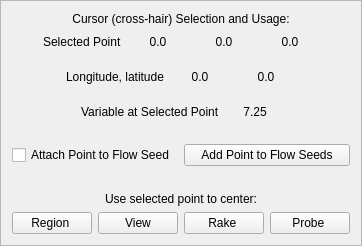
                <widget class="QFrame" name="frame8">
                 <property name="frameShape">
                  <enum>QFrame::StyledPanel</enum>
                 </property>
                 <property name="frameShadow">
                  <enum>QFrame::Raised</enum>
                 </property>
                 <layout class="QHBoxLayout">
                  <item>
                   <layout class="QVBoxLayout">
                    <item>
                     <widget class="QLabel" name="textLabel2_6">
                      <property name="text">
                       <string>Cursor (cross-hair) Selection and Usage:</string>
                      </property>
                      <property name="alignment">
                       <set>Qt::AlignCenter</set>
                      </property>
                      <property name="wordWrap">
                       <bool>false</bool>
                      </property>
                     </widget>
                    </item>
                    <item>
                     <layout class="QHBoxLayout">
                      <item>
                       <spacer name="spacer149">
                        <property name="orientation">
                         <enum>Qt::Horizontal</enum>
                        </property>
                        <property name="sizeType">
                         <enum>QSizePolicy::Expanding</enum>
                        </property>
                        <property name="sizeHint" stdset="0">
                         <size>
                          <width>21</width>
                          <height>20</height>
                         </size>
                        </property>
                       </spacer>
                      </item>
                      <item>
                       <widget class="QLabel" name="textLabel5">
                        <property name="text">
                         <string>Selected Point</string>
                        </property>
                        <property name="wordWrap">
                         <bool>false</bool>
                        </property>
                       </widget>
                      </item>
                      <item>
                       <widget class="QLabel" name="selectedXLabel">
                        <property name="minimumSize">
                         <size>
                          <width>60</width>
                          <height>0</height>
                         </size>
                        </property>
                        <property name="toolTip">
                         <string>X-coordinate of point at cross-hairs</string>
                        </property>
                        <property name="text">
                         <string>0.0</string>
                        </property>
                        <property name="alignment">
                         <set>Qt::AlignCenter</set>
                        </property>
                        <property name="wordWrap">
                         <bool>false</bool>
                        </property>
                       </widget>
                      </item>
                      <item>
                       <widget class="QLabel" name="selectedYLabel">
                        <property name="minimumSize">
                         <size>
                          <width>60</width>
                          <height>0</height>
                         </size>
                        </property>
                        <property name="toolTip">
                         <string>Y-coordinate of selected point at cross-hairs</string>
                        </property>
                        <property name="text">
                         <string>0.0</string>
                        </property>
                        <property name="alignment">
                         <set>Qt::AlignCenter</set>
                        </property>
                        <property name="wordWrap">
                         <bool>false</bool>
                        </property>
                       </widget>
                      </item>
                      <item>
                       <widget class="QLabel" name="selectedZLabel">
                        <property name="minimumSize">
                         <size>
                          <width>60</width>
                          <height>0</height>
                         </size>
                        </property>
                        <property name="toolTip">
                         <string>Z-coordinate of selected point at cross-hairs</string>
                        </property>
                        <property name="text">
                         <string>0.0</string>
                        </property>
                        <property name="alignment">
                         <set>Qt::AlignCenter</set>
                        </property>
                        <property name="wordWrap">
                         <bool>false</bool>
                        </property>
                       </widget>
                      </item>
                      <item>
                       <spacer name="spacer150">
                        <property name="orientation">
                         <enum>Qt::Horizontal</enum>
                        </property>
                        <property name="sizeType">
                         <enum>QSizePolicy::Expanding</enum>
                        </property>
                        <property name="sizeHint" stdset="0">
                         <size>
                          <width>21</width>
                          <height>20</height>
                         </size>
                        </property>
                       </spacer>
                      </item>
                     </layout>
                    </item>
                    <item>
                     <widget class="QFrame" name="latLonFrame">
                      <property name="frameShape">
                       <enum>QFrame::NoFrame</enum>
                      </property>
                      <property name="frameShadow">
                       <enum>QFrame::Plain</enum>
                      </property>
                      <layout class="QHBoxLayout">
                       <item>
                        <layout class="QHBoxLayout">
                         <item>
                          <spacer name="spacer149_2">
                           <property name="orientation">
                            <enum>Qt::Horizontal</enum>
                           </property>
                           <property name="sizeType">
                            <enum>QSizePolicy::Expanding</enum>
                           </property>
                           <property name="sizeHint" stdset="0">
                            <size>
                             <width>21</width>
                             <height>20</height>
                            </size>
                           </property>
                          </spacer>
                         </item>
                         <item>
                          <widget class="QLabel" name="textLabel5_2">
                           <property name="text">
                            <string>Longitude, latitude</string>
                           </property>
                           <property name="wordWrap">
                            <bool>false</bool>
                           </property>
                          </widget>
                         </item>
                         <item>
                          <widget class="QLabel" name="selectedLonLabel">
                           <property name="minimumSize">
                            <size>
                             <width>60</width>
                             <height>0</height>
                            </size>
                           </property>
                           <property name="toolTip">
                            <string>Longitude and latitude of selected point at cross-hairs</string>
                           </property>
                           <property name="text">
                            <string>0.0</string>
                           </property>
                           <property name="alignment">
                            <set>Qt::AlignCenter</set>
                           </property>
                           <property name="wordWrap">
                            <bool>false</bool>
                           </property>
                          </widget>
                         </item>
                         <item>
                          <widget class="QLabel" name="selectedLatLabel">
                           <property name="minimumSize">
                            <size>
                             <width>60</width>
                             <height>0</height>
                            </size>
                           </property>
                           <property name="toolTip">
                            <string>Longitude and latitude of selected point at cross-hairs</string>
                           </property>
                           <property name="text">
                            <string>0.0</string>
                           </property>
                           <property name="alignment">
                            <set>Qt::AlignCenter</set>
                           </property>
                           <property name="wordWrap">
                            <bool>false</bool>
                           </property>
                          </widget>
                         </item>
                         <item>
                          <spacer name="spacer150_2">
                           <property name="orientation">
                            <enum>Qt::Horizontal</enum>
                           </property>
                           <property name="sizeType">
                            <enum>QSizePolicy::Expanding</enum>
                           </property>
                           <property name="sizeHint" stdset="0">
                            <size>
                             <width>21</width>
                             <height>20</height>
                            </size>
                           </property>
                          </spacer>
                         </item>
                        </layout>
                       </item>
                      </layout>
                     </widget>
                    </item>
                    <item>
                     <layout class="QHBoxLayout">
                      <item>
                       <spacer name="spacer151">
                        <property name="orientation">
                         <enum>Qt::Horizontal</enum>
                        </property>
                        <property name="sizeType">
                         <enum>QSizePolicy::Expanding</enum>
                        </property>
                        <property name="sizeHint" stdset="0">
                         <size>
                          <width>61</width>
                          <height>20</height>
                         </size>
                        </property>
                       </spacer>
                      </item>
                      <item>
                       <widget class="QLabel" name="variableLabel">
                        <property name="toolTip">
                         <string>value of variable or magnitude of variable(s)at selected point</string>
                        </property>
                        <property name="whatsThis">
                         <string>&lt;html&gt;&lt;head/&gt;&lt;body&gt;&lt;p&gt;The value of the current variable at the selected point is displayed.   The value is only displayed if the isoline is enabled and if the selected point is in the current region.&lt;/p&gt;&lt;/body&gt;&lt;/html&gt;</string>
                        </property>
                        <property name="text">
                         <string> Variable at Selected Point</string>
                        </property>
                        <property name="alignment">
                         <set>Qt::AlignCenter</set>
                        </property>
                        <property name="wordWrap">
                         <bool>false</bool>
                        </property>
                       </widget>
                      </item>
                      <item>
                       <widget class="QLabel" name="valueMagLabel">
                        <property name="minimumSize">
                         <size>
                          <width>60</width>
                          <height>0</height>
                         </size>
                        </property>
                        <property name="toolTip">
                         <string>value or magnitude of isoline variable at selected point </string>
                        </property>
                        <property name="text">
                         <string>7.25</string>
                        </property>
                        <property name="alignment">
                         <set>Qt::AlignCenter</set>
                        </property>
                        <property name="wordWrap">
                         <bool>false</bool>
                        </property>
                       </widget>
                      </item>
                      <item>
                       <spacer name="spacer152_2">
                        <property name="orientation">
                         <enum>Qt::Horizontal</enum>
                        </property>
                        <property name="sizeType">
                         <enum>QSizePolicy::Expanding</enum>
                        </property>
                        <property name="sizeHint" stdset="0">
                         <size>
                          <width>21</width>
                          <height>20</height>
                         </size>
                        </property>
                       </spacer>
                      </item>
                     </layout>
                    </item>
                    <item>
                     <spacer name="spacer148">
                      <property name="orientation">
                       <enum>Qt::Vertical</enum>
                      </property>
                      <property name="sizeType">
                       <enum>QSizePolicy::Expanding</enum>
                      </property>
                      <property name="sizeHint" stdset="0">
                       <size>
                        <width>20</width>
                        <height>16</height>
                       </size>
                      </property>
                     </spacer>
                    </item>
                    <item>
                     <layout class="QHBoxLayout">
                      <item>
                       <widget class="QCheckBox" name="attachSeedCheckbox">
                        <property name="toolTip">
                         <string>Check this box to attach the selected point to a seed in the currently applicable flow instance at the current time step.</string>
                        </property>
                        <property name="whatsThis">
                         <string>&lt;html&gt;&lt;head/&gt;&lt;body&gt;&lt;p&gt;The current selected point in the isoline plane&lt;/p&gt;&lt;p&gt;can be inserted into the list of seeds in&lt;/p&gt;&lt;p&gt;the flow instance that is currently active&lt;/p&gt;&lt;p&gt;in the active visualizer.  When you click &amp;quot;Add&lt;/p&gt;&lt;p&gt;Point to Flow Seeds&amp;quot;, the point will be&lt;/p&gt;&lt;p&gt;added to the list of seeds at the current&lt;/p&gt;&lt;p&gt;time step. The resulting flow line will be &lt;/p&gt;&lt;p&gt;immediately visualized if that flow instance&lt;/p&gt;&lt;p&gt;is enabled and set to use the seed list,&lt;/p&gt;&lt;p&gt;provided of course that the seed is inside&lt;/p&gt;&lt;p&gt;the current region.&lt;/p&gt;&lt;p&gt;If you check the &amp;quot;Attach Point to flow seed&amp;quot;,&lt;/p&gt;&lt;p&gt;then the seed will move around as you&lt;/p&gt;&lt;p&gt;change the selection in the isoline&lt;/p&gt;&lt;/body&gt;&lt;/html&gt;</string>
                        </property>
                        <property name="text">
                         <string>Attach Point to Flow Seed</string>
                        </property>
                       </widget>
                      </item>
                      <item>
                       <widget class="QPushButton" name="addSeedButton">
                        <property name="toolTip">
                         <string>Click to add the selected point to the seeds for the applicable flow panel, at the current time step</string>
                        </property>
                        <property name="whatsThis">
                         <string>&lt;html&gt;&lt;head/&gt;&lt;body&gt;&lt;p&gt;The current selected point in the isoline plane&lt;/p&gt;&lt;p&gt;can be inserted into the list of seeds in&lt;/p&gt;&lt;p&gt;the flow instance that is currently active&lt;/p&gt;&lt;p&gt;in the active visualizer.  When you click &amp;quot;Add&lt;/p&gt;&lt;p&gt;Point to Flow Seeds&amp;quot;, the point will be&lt;/p&gt;&lt;p&gt;added to the list of seeds at the current&lt;/p&gt;&lt;p&gt;time step. The resulting flow line will be &lt;/p&gt;&lt;p&gt;immediately visualized if that flow instance&lt;/p&gt;&lt;p&gt;is enabled and set to use the seed list,&lt;/p&gt;&lt;p&gt;provided of course that the seed is inside&lt;/p&gt;&lt;p&gt;the current region.&lt;/p&gt;&lt;p&gt;If you check the &amp;quot;Attach Point to flow seed&amp;quot;,&lt;/p&gt;&lt;p&gt;then the seed will move around as you&lt;/p&gt;&lt;p&gt;change the selection in the isoline&lt;/p&gt;&lt;/body&gt;&lt;/html&gt;</string>
                        </property>
                        <property name="text">
                         <string>Add Point to Flow Seeds</string>
                        </property>
                       </widget>
                      </item>
                     </layout>
                    </item>
                    <item>
                     <spacer name="spacer144">
                      <property name="orientation">
                       <enum>Qt::Vertical</enum>
                      </property>
                      <property name="sizeType">
                       <enum>QSizePolicy::Expanding</enum>
                      </property>
                      <property name="sizeHint" stdset="0">
                       <size>
                        <width>20</width>
                        <height>20</height>
                       </size>
                      </property>
                     </spacer>
                    </item>
                    <item>
                     <widget class="QLabel" name="textLabel11">
                      <property name="text">
                       <string>Use selected point to center:</string>
                      </property>
                      <property name="alignment">
                       <set>Qt::AlignCenter</set>
                      </property>
                      <property name="wordWrap">
                       <bool>false</bool>
                      </property>
                     </widget>
                    </item>
                    <item>
                     <layout class="QHBoxLayout">
                      <item>
                       <widget class="QPushButton" name="regionCenterButton">
                        <property name="toolTip">
                         <string>Click to move the current region center to the selected point</string>
                        </property>
                        <property name="whatsThis">
                         <string>When this is clicked, the selected point is made the center of the current region.  The region is shrunk as necessary to fit within the full data extents.</string>
                        </property>
                        <property name="text">
                         <string>Region </string>
                        </property>
                       </widget>
                      </item>
                      <item>
                       <widget class="QPushButton" name="viewCenterButton">
                        <property name="toolTip">
                         <string>Click to recenter viewpoint at selected point</string>
                        </property>
                        <property name="whatsThis">
                         <string>When this is clicked, the current viewpoint is modified to point at the selected point and the selected point becomes the rotation center.</string>
                        </property>
                        <property name="text">
                         <string>View</string>
                        </property>
                       </widget>
                      </item>
                      <item>
                       <widget class="QPushButton" name="rakeCenterButton">
                        <property name="toolTip">
                         <string>Click to reenter flow rake at selected point</string>
                        </property>
                        <property name="whatsThis">
                         <string>When clicked, the current selected point becomes the center of the current rake (for the current active flow instance).  The rake will be shrunk as necessary to fit within the data domain.</string>
                        </property>
                        <property name="text">
                         <string>Rake </string>
                        </property>
                       </widget>
                      </item>
                      <item>
                       <widget class="QPushButton" name="probeCenterButton">
                        <property name="toolTip">
                         <string>Click to recenter this isoline at selected point</string>
                        </property>
                        <property name="whatsThis">
                         <string>When this button is clicked, this isoline is moved so that its center becomes the selected point.</string>
                        </property>
                        <property name="text">
                         <string>Probe </string>
                        </property>
                       </widget>
                      </item>
                     </layout>
                    </item>
                   </layout>
                  </item>
                 </layout>
                </widget>
